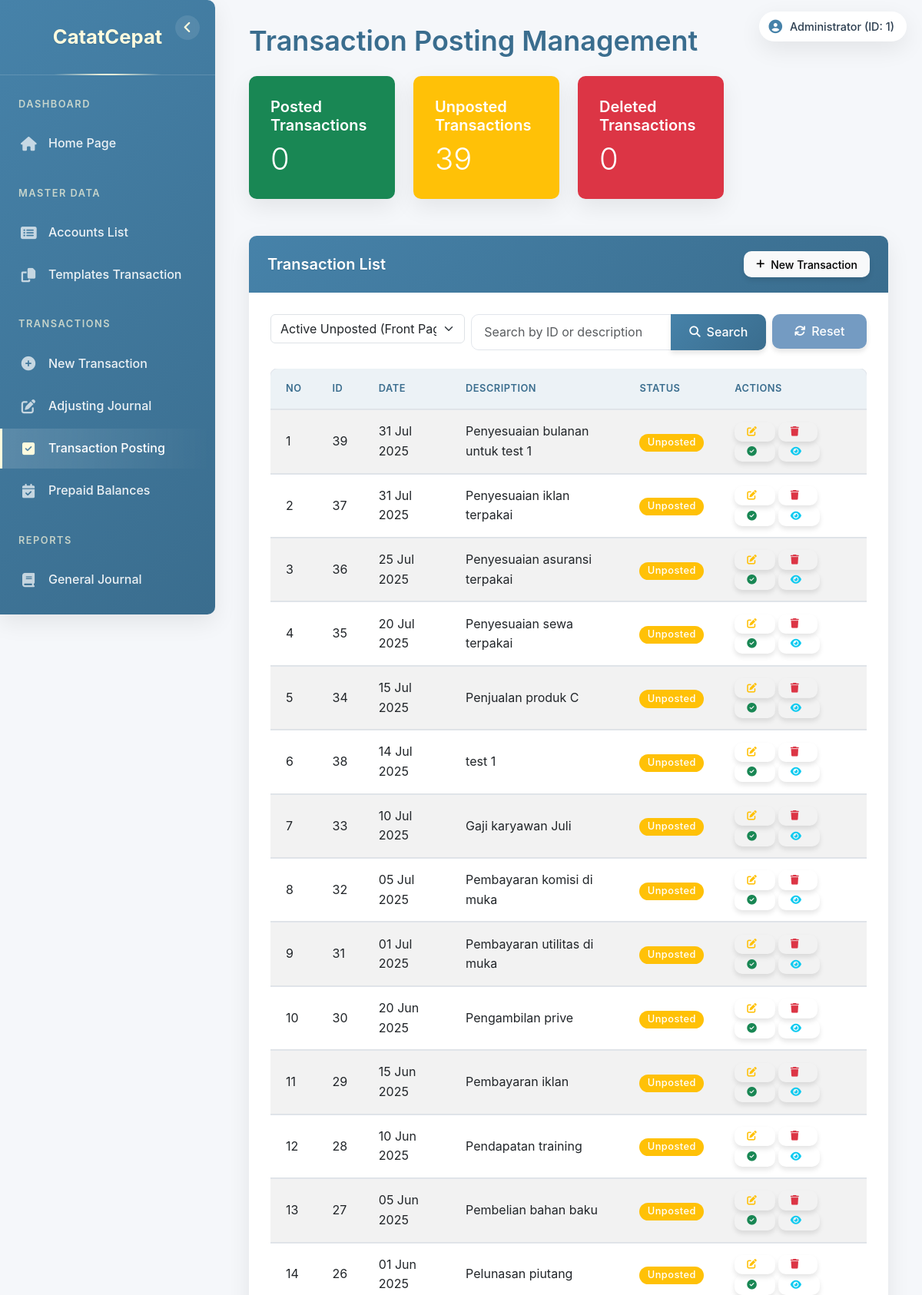
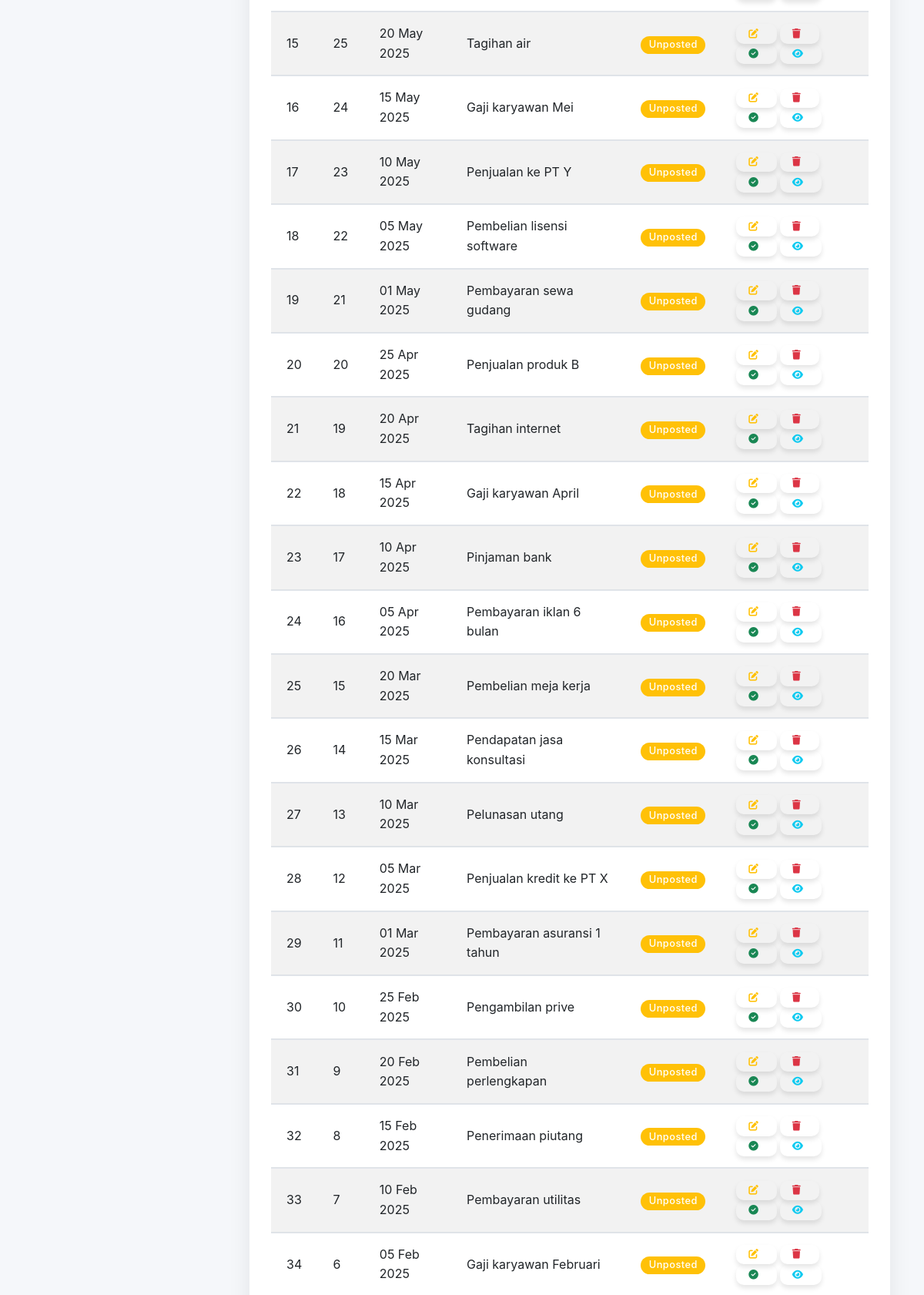
The page /index.php?page=posting (signed in, upper part) on the database its author committed (2 pictures, top to bottom).
### tables this page shows
CREATE TABLE `users` (
  `id` int NOT NULL,
  `username` varchar(50) NOT NULL,
  `password` varchar(255) NOT NULL,
  `nama_lengkap` varchar(100) DEFAULT NULL,
  `roles` varchar(10) NOT NULL
);

CREATE TABLE `transaksi` (
  `id_transaksi` int NOT NULL,
  `tgl_transaksi` date NOT NULL,
  `nama_transaksi` varchar(100) NOT NULL,
  `post` varchar(1) NOT NULL DEFAULT '0',
  `hapus` varchar(1) NOT NULL DEFAULT '0',
  `adjustment_end_date` date DEFAULT NULL,
  `needs_adjustment` tinyint(1) NOT NULL DEFAULT '0',
  `adjustment_start_date` date DEFAULT NULL,
  `penyesuaian` tinyint(1) DEFAULT '0'
);

### pages/posting.php (the view, shortened to what this page needs)
<?php
$filter_type = isset($_GET['filter']) ? $_GET['filter'] : 'active_unposted';
$search_query = isset($_GET['search']) ? $_GET['search'] : '';
$sql = "SELECT id_transaksi, tgl_transaksi, nama_transaksi, post, hapus FROM transaksi WHERE 1=1";
switch ($filter_type) {
    case 'active_unposted':
        $sql .= " AND post = '0' AND hapus = '0'";
        break;
}
$sql .= " ORDER BY tgl_transaksi DESC, id_transaksi DESC";
$stmt = $conn->prepare($sql);
$stmt->execute();
$result = $stmt->get_result();
$summary_sql = "SELECT
    SUM(CASE WHEN post = '1' AND hapus = '0' THEN 1 ELSE 0 END) as posted_count,
    SUM(CASE WHEN post = '0' AND hapus = '0' THEN 1 ELSE 0 END) as unposted_count,
    SUM(CASE WHEN hapus = '1' THEN 1 ELSE 0 END) as deleted_count,
    COUNT(*) as total_count
FROM transaksi";
$summary_result = $conn->query($summary_sql);
$summary = $summary_result->fetch_assoc();
?>
<div class="row">
    <div class="col-md-12">
        <h1 class="mb-4">Transaction Posting Management</h1>
        <div class="row mb-4">
            <div class="col-md-3">
                <div class="card text-white bg-success">
                    <div class="card-body">
                        <h5 class="card-title">Posted Transactions</h5>
                        <p class="card-text display-6"><?php echo $summary['posted_count']; ?></p>
                    </div>
                </div>
            </div>
            <div class="col-md-3">
                <div class="card text-white bg-warning">
                    <div class="card-body">
                        <h5 class="card-title">Unposted Transactions</h5>
                        <p class="card-text display-6"><?php echo $summary['unposted_count']; ?></p>
                    </div>
                </div>
            </div>
            <div class="col-md-3">
                <div class="card text-white bg-danger">
                    <div class="card-body">
                        <h5 class="card-title">Deleted Transactions</h5>
                        <p class="card-text display-6"><?php echo $summary['deleted_count']; ?></p>
                    </div>
                </div>
            </div>
        </div>
        <div class="card">
            <div class="card-header bg-primary text-white">
                <div class="d-flex justify-content-between align-items-center">
                    <h5 class="mb-0">Transaction List</h5>
                    <a href="index.php?page=input_transaction" class="btn btn-light btn-sm">
                        <i class="fas fa-plus"></i> New Transaction
                    </a>
                </div>
            </div>
            <div class="card-body">
                <form method="GET" action="index.php" class="mb-4">
                    <div class="row g-2">
                        <div class="col-md-4">
                            <select name="filter" class="form-select">
                                <option value="active_unposted" <?php echo $filter_type == 'active_unposted' ? 'selected' : ''; ?>>Active Unposted (Front Page View)</option>
                            </select>
                        </div>
                        <div class="col-md-6">
                            <div class="input-group">
                                <input type="text" name="search" class="form-control" placeholder="Search by ID or description" value="<?php echo htmlspecialchars($search_query); ?>">
                                <button type="submit" class="btn btn-primary">
                                    <i class="fas fa-search"></i> Search
                                </button>
                            </div>
                        </div>
                        <div class="col-md-2">
                            <a href="index.php?page=posting" class="btn btn-secondary w-100">
                                <i class="fas fa-sync"></i> Reset
                            </a>
                        </div>
                    </div>
                </form>
                <div class="table-responsive">
                    <table class="table table-striped table-hover">
                        <thead>
                            <tr>
                                <th>No</th>
                                <th>ID</th>
                                <th>Date</th>
                                <th>Description</th>
                                <th>Status</th>
                                <th>Actions</th>
                            </tr>
                        </thead>
                        <tbody>
                            <?php
                            if ($result->num_rows > 0) {
                                $row_number = 1;
                                while ($row = $result->fetch_assoc()) {
                                    $status = '';
                                    $status_class = '';
                                    if ($row['hapus'] == '1') {
                                        $status = 'Deleted';
                                        $status_class = 'bg-danger';
                                    } elseif ($row['post'] == '1') {
                                        $status = 'Posted';
                                        $status_class = 'bg-success';
                                    } else {
                                        $status = 'Unposted';
                                        $status_class = 'bg-warning';
                                    }
                                    echo "<tr" . ($row['hapus'] == '1' ? " class='table-danger'" : "") . ">";
                                    echo "<td>" . $row_number . "</td>";
                                    echo "<td>" . htmlspecialchars($row['id_transaksi']) . "</td>";
                                    echo "<td>" . htmlspecialchars(date('d M Y', strtotime($row['tgl_transaksi']))) . "</td>";
                                    echo "<td>" . htmlspecialchars($row['nama_transaksi']) . "</td>";
                                    echo "<td><span class='badge $status_class'>$status</span></td>";
                                    echo "<td>";
                                    if ($row['hapus'] == '1') {
                                        echo "<a href='index.php?page=posting&action=restore&id=" . $row['id_transaksi'] . "'
                                                class='btn btn-sm btn-outline-success me-1' title='Restore'>
                                                <i class='fas fa-trash-restore'></i></a>";
                                    } else {
                                        if ($row['post'] == '0') {
                                            echo "<a href='index.php?page=edit_transaction&id=" . $row['id_transaksi'] . "'
                                                    class='btn btn-sm btn-outline-warning me-1' title='Edit'>
                                                    <i class='fas fa-edit'></i></a>";
                                            echo "<a href='index.php?page=posting&action=delete&id=" . $row['id_transaksi'] . "'
                                                    class='btn btn-sm btn-outline-danger me-1'
                                                    onclick='return confirm(\"Are you sure you want to mark this transaction as deleted?\")' title='Delete'>
                                                    <i class='fas fa-trash'></i></a>";
                                            echo "<a href='index.php?page=posting&action=post&id=" . $row['id_transaksi'] . "'
                                                    class='btn btn-sm btn-outline-success'
                                                    onclick='return confirm(\"Are you sure you want to post this transaction? This will lock it from further edits and remove it from the front page.\")' title='Post'>
                                                    <i class='fas fa-check-circle'></i></a>";
                                        }
                                    }
                                    echo "<a href='index.php?page=view_transaction&id=" . $row['id_transaksi'] . "'
                                            class='btn btn-sm btn-outline-info ms-1' title='View Details'>
                                            <i class='fas fa-eye'></i></a>";
                                    echo "</td>";
                                    echo "</tr>";
                                    $row_number++;
                                }
                            } else {
                                echo "<tr><td colspan='5' class='text-center'>No transactions found</td></tr>";
                            }
                            ?>
                        </tbody>
                    </table>
                </div>
            </div>
        </div>
    </div>
</div>

### index.php (shortened to what this page needs)
<?php
include "config/connect.php";
$page = isset($_GET['page']) ? $_GET['page'] : 'home';
$user_id = 0;
$nama_lengkap = $_SESSION['nama_lengkap'] ?? $_SESSION['username'];
$username = $_SESSION['username'];
$sql = "SELECT id FROM users WHERE username = ?";
$stmt = $conn->prepare($sql);
$stmt->bind_param("s", $username);
$stmt->execute();
$result = $stmt->get_result();
if ($user = $result->fetch_assoc()) {
    $user_id = $user['id'];
}
?>
<!DOCTYPE html>
<html lang="en">
<head>
    <link href="https://cdn.jsdelivr.net/npm/bootstrap@5.3.0-alpha1/dist/css/bootstrap.min.css" rel="stylesheet">
    <link rel="stylesheet" href="https://cdnjs.cloudflare.com/ajax/libs/font-awesome/6.4.0/css/all.min.css">
    <link rel="stylesheet" href="style.css">
</head>
<body>
    <div class="user-info">
        <i class="fas fa-user-circle"></i>
        <span><?php echo htmlspecialchars($nama_lengkap); ?> (ID: <?php echo htmlspecialchars($user_id); ?>)</span>
    </div>
    <div class="sidebar" id="sidebar">
        <button class="minimize-toggle" id="minimizeToggle">
            <i class="fas fa-angle-left"></i>
        </button>
        <div class="sidebar-brand">
            <span class="brand-full">CatatCepat</span>
        </div>
        <ul class="sidebar-nav">
            <li class="nav-section-title">Dashboard</li>
            <li class="nav-item">
                <a class="nav-link <?php echo $page == 'home' ? 'active' : ''; ?>" href="index.php">
                    <i class="fas fa-home"></i>
                    <span>Home Page</span>
                </a>
            </li>
            <li class="nav-section-title">Master Data</li>
            <li class="nav-item">
                <a class="nav-link <?php echo $page == 'accounts' ? 'active' : ''; ?>" href="index.php?page=accounts">
                    <i class="fas fa-list-alt"></i>
                    <span>Accounts List</span>
                </a>
            </li>
            <li class="nav-item">
                <a class="nav-link <?php echo $page == 'reaksi' ? 'active' : ''; ?>" href="index.php?page=reaksi">
                    <i class="fas fa-copy"></i>
                    <span>Templates Transaction</span>
                </a>
            </li>
            <li class="nav-section-title">Transactions</li>
            <li class="nav-item">
                <a class="nav-link <?php echo $page == 'input_transaction' ? 'active' : ''; ?>" href="index.php?page=input_transaction">
                    <i class="fas fa-plus-circle"></i>
                    <span>New Transaction</span>
                </a>
            </li>
            <li class="nav-item">
                <a class="nav-link <?php echo $page == 'adjusting_journal' ? 'active' : ''; ?>" href="index.php?page=adjusting_journal">
                    <i class="fas fa-edit"></i>
                    <span>Adjusting Journal</span>
                </a>
            </li>
            <li class="nav-item">
                <a class="nav-link <?php echo $page == 'posting' ? 'active' : ''; ?>" href="index.php?page=posting">
                    <i class="fas fa-check-square"></i>
                    <span>Transaction Posting</span>
                </a>
            </li>
            <li class="nav-item">
                <a class="nav-link <?php echo $page == 'prepaid_balances' ? 'active' : ''; ?>" href="index.php?page=prepaid_balances">
                    <i class="fas fa-calendar-check"></i>
                    <span>Prepaid Balances</span>
                </a>
            </li>
            <li class="nav-section-title">Reports</li>
            <li class="nav-item">
                <a class="nav-link <?php echo $page == 'journal' ? 'active' : ''; ?>" href="index.php?page=journal">
                    <i class="fas fa-book"></i>
                    <span>General Journal</span>
                </a>
            </li>
            <li class="nav-item">
                <a class="nav-link <?php echo $page == 'ledger' ? 'active' : ''; ?>" href="index.php?page=ledger">
                    <span>General Ledger</span>
                </a>
            </li>
        </ul>
    </div>
    <div class="main-content">
        <div class="container-fluid">
            <?php
            switch ($page) {
                case 'posting':
                    include 'pages/posting.php';
                    break;
            }
            ?>
        </div>
    </div>
</body>
</html>

### rows shown on the page
users: id "1"
transaksi: id_transaksi "39", tgl_transaksi "31 Jul 2025", nama_transaksi "Penyesuaian bulanan untuk test 1", status "Unposted"
transaksi: id_transaksi "37", tgl_transaksi "31 Jul 2025", nama_transaksi "Penyesuaian iklan terpakai", status "Unposted"
transaksi: id_transaksi "36", tgl_transaksi "25 Jul 2025", nama_transaksi "Penyesuaian asuransi terpakai", status "Unposted"
transaksi: id_transaksi "35", tgl_transaksi "20 Jul 2025", nama_transaksi "Penyesuaian sewa terpakai", status "Unposted"
transaksi: id_transaksi "34", tgl_transaksi "15 Jul 2025", nama_transaksi "Penjualan produk C", status "Unposted"
transaksi: id_transaksi "38", tgl_transaksi "14 Jul 2025", nama_transaksi "test 1", status "Unposted"
transaksi: id_transaksi "33", tgl_transaksi "10 Jul 2025", nama_transaksi "Gaji karyawan Juli", status "Unposted"
transaksi: id_transaksi "32", tgl_transaksi "05 Jul 2025", nama_transaksi "Pembayaran komisi di muka", status "Unposted"
transaksi: id_transaksi "31", tgl_transaksi "01 Jul 2025", nama_transaksi "Pembayaran utilitas di muka", status "Unposted"
transaksi: id_transaksi "30", tgl_transaksi "20 Jun 2025", nama_transaksi "Pengambilan prive", status "Unposted"
transaksi: id_transaksi "29", tgl_transaksi "15 Jun 2025", nama_transaksi "Pembayaran iklan", status "Unposted"
transaksi: id_transaksi "28", tgl_transaksi "10 Jun 2025", nama_transaksi "Pendapatan training", status "Unposted"
transaksi: id_transaksi "27", tgl_transaksi "05 Jun 2025", nama_transaksi "Pembelian bahan baku", status "Unposted"
transaksi: id_transaksi "26", tgl_transaksi "01 Jun 2025", nama_transaksi "Pelunasan piutang", status "Unposted"
transaksi: id_transaksi "25", tgl_transaksi "20 May 2025", nama_transaksi "Tagihan air", status "Unposted"
transaksi: id_transaksi "24", tgl_transaksi "15 May 2025", nama_transaksi "Gaji karyawan Mei", status "Unposted"
transaksi: id_transaksi "23", tgl_transaksi "10 May 2025", nama_transaksi "Penjualan ke PT Y", status "Unposted"
transaksi: id_transaksi "22", tgl_transaksi "05 May 2025", nama_transaksi "Pembelian lisensi software", status "Unposted"
transaksi: id_transaksi "21", tgl_transaksi "01 May 2025", nama_transaksi "Pembayaran sewa gudang", status "Unposted"
transaksi: id_transaksi "20", tgl_transaksi "25 Apr 2025", nama_transaksi "Penjualan produk B", status "Unposted"
transaksi: id_transaksi "19", tgl_transaksi "20 Apr 2025", nama_transaksi "Tagihan internet", status "Unposted"
transaksi: id_transaksi "18", tgl_transaksi "15 Apr 2025", nama_transaksi "Gaji karyawan April", status "Unposted"
transaksi: id_transaksi "17", tgl_transaksi "10 Apr 2025", nama_transaksi "Pinjaman bank", status "Unposted"
transaksi: id_transaksi "16", tgl_transaksi "05 Apr 2025", nama_transaksi "Pembayaran iklan 6 bulan", status "Unposted"
transaksi: id_transaksi "15", tgl_transaksi "20 Mar 2025", nama_transaksi "Pembelian meja kerja", status "Unposted"
transaksi: id_transaksi "14", tgl_transaksi "15 Mar 2025", nama_transaksi "Pendapatan jasa konsultasi", status "Unposted"
transaksi: id_transaksi "13", tgl_transaksi "10 Mar 2025", nama_transaksi "Pelunasan utang", status "Unposted"
transaksi: id_transaksi "12", tgl_transaksi "05 Mar 2025", nama_transaksi "Penjualan kredit ke PT X", status "Unposted"
transaksi: id_transaksi "11", tgl_transaksi "01 Mar 2025", nama_transaksi "Pembayaran asuransi 1 tahun", status "Unposted"
transaksi: id_transaksi "10", tgl_transaksi "25 Feb 2025", nama_transaksi "Pengambilan prive", status "Unposted"
transaksi: id_transaksi "9", tgl_transaksi "20 Feb 2025", nama_transaksi "Pembelian perlengkapan", status "Unposted"
transaksi: id_transaksi "8", tgl_transaksi "15 Feb 2025", nama_transaksi "Penerimaan piutang", status "Unposted"
transaksi: id_transaksi "7", tgl_transaksi "10 Feb 2025", nama_transaksi "Pembayaran utilitas", status "Unposted"
transaksi: id_transaksi "6", tgl_transaksi "05 Feb 2025", nama_transaksi "Gaji karyawan Februari", status "Unposted"

### other values the page prints
$nama_lengkap "Administrator"
$summary['posted_count'] "0"
$summary['unposted_count'] "39"
$summary['deleted_count'] "0"
